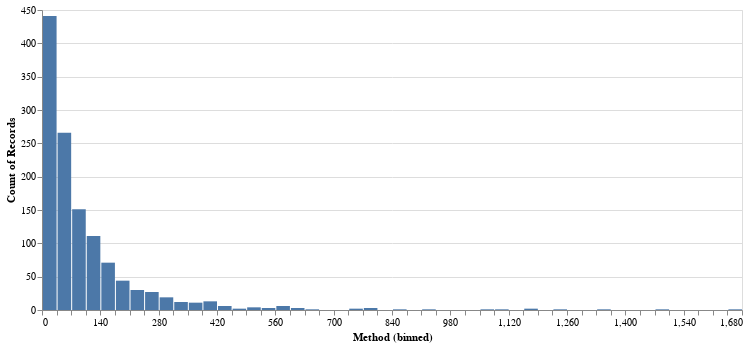
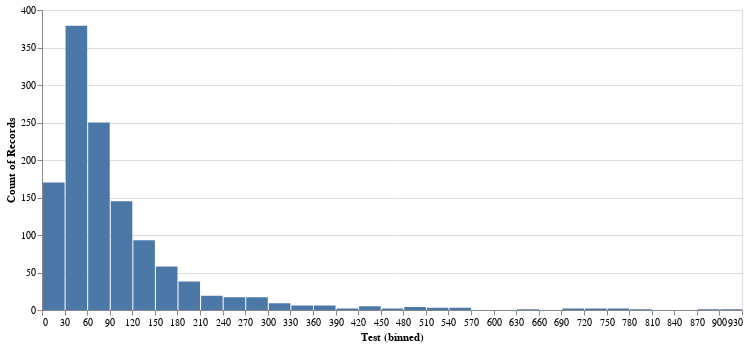

The notebook cell saved with these charts, in order:
### Markdown cell above
### Ploting the reasults:

### Code cell
# Histogram of the length of the methods and tests:

import pandas as pd
import altair as alt

# Generating Data
length_of_sentences = pd.DataFrame({
    'Method': [len(sen) for sen in input_integer_seq ],
    'Test'  : [len(sen) for sen in output_integer_seq],
})


alt.data_transformers.disable_max_rows()

Method = alt.Chart(length_of_sentences).mark_bar().encode(
    alt.X('Method:Q', bin=alt.Bin(maxbins=200, step=35)),
    alt.Y('count()', stack=None),
).properties(
    width=700,
    height=300
)
display(Method)

Test = alt.Chart(length_of_sentences).mark_bar().encode(
    alt.X('Test:Q', bin=alt.Bin(maxbins=200, step=30)),
    alt.Y('count()', stack=None),
).properties(
    width=700,
    height=300
)
display(Test)

### Figure 1 — Vega-Lite specification as saved in the notebook (floating-point values rounded to 4 significant figures; data arrays with more than 128 entries replaced by an {"elided": "..."} marker saying what was removed)
{"config": {"view": {"continuousWidth": 400, "continuousHeight": 300}}, "data": {"name": "data-b68d2e939271e6ce57bfd79fd937574f"}, "mark": "bar", "encoding": {"x": {"type": "quantitative", "bin": {"maxbins": 200, "step": 35}, "field": "Method"}, "y": {"type": "quantitative", "aggregate": "count", "stack": null}}, "height": 300, "width": 700, "$schema": "https://vega.github.io/schema/vega-lite/v4.8.1.json", "datasets": {"data-b68d2e939271e6ce57bfd79fd937574f": {"elided": "1236 records"}}}

### Figure 2 — Vega-Lite specification as saved in the notebook (floating-point values rounded to 4 significant figures; data arrays with more than 128 entries replaced by an {"elided": "..."} marker saying what was removed)
{"config": {"view": {"continuousWidth": 400, "continuousHeight": 300}}, "data": {"name": "data-b68d2e939271e6ce57bfd79fd937574f"}, "mark": "bar", "encoding": {"x": {"type": "quantitative", "bin": {"maxbins": 200, "step": 30}, "field": "Test"}, "y": {"type": "quantitative", "aggregate": "count", "stack": null}}, "height": 300, "width": 700, "$schema": "https://vega.github.io/schema/vega-lite/v4.8.1.json", "datasets": {"data-b68d2e939271e6ce57bfd79fd937574f": {"elided": "1236 records"}}}
